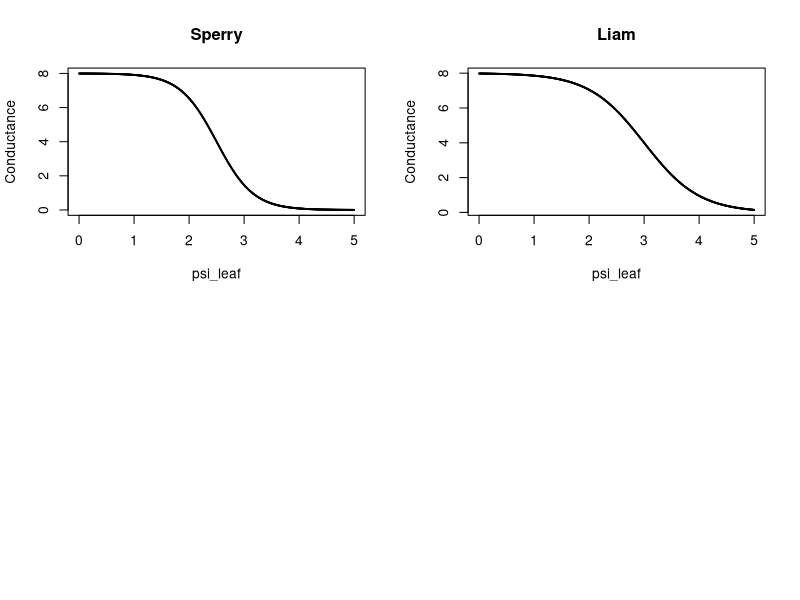
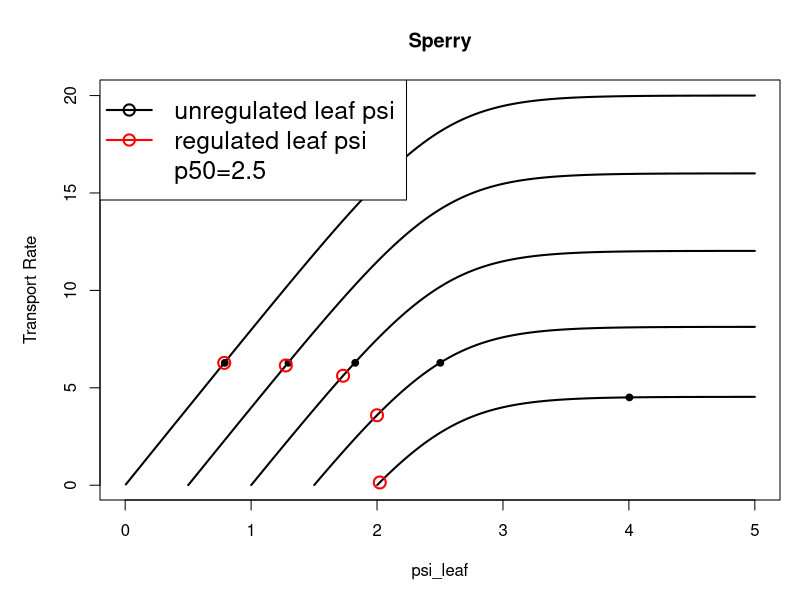
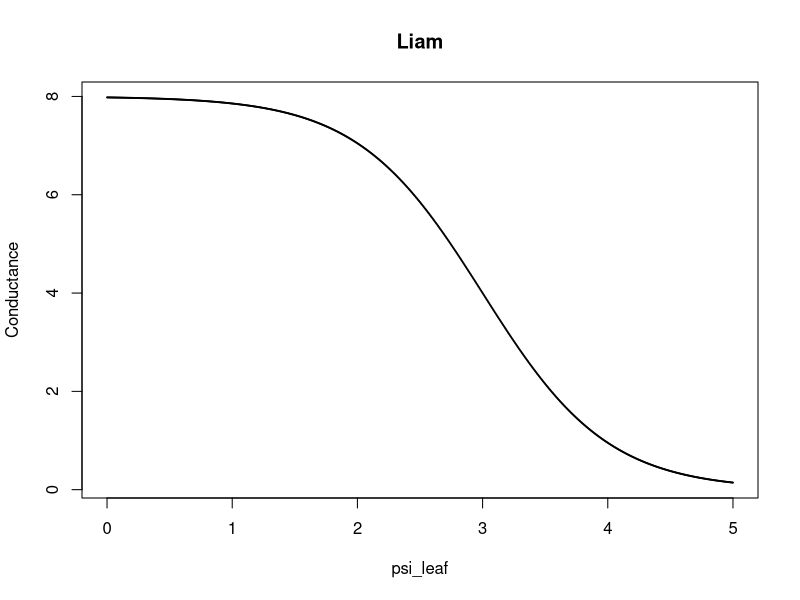
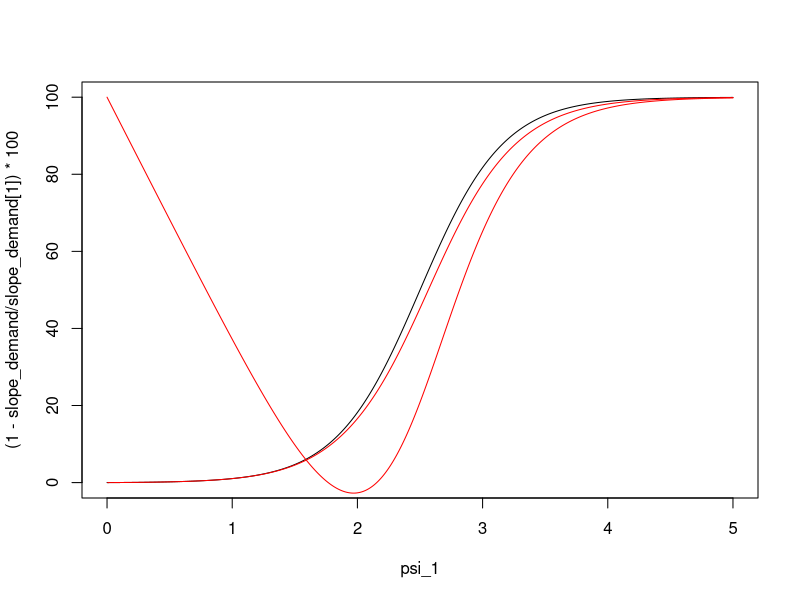

These figures' R source, in order: (Note: this script raises an error after producing the figures.)


e_can <- function(psi_leaf, psi_soil, res, gi) { ( psi_leaf - psi_soil )*gi / res }
gi <- function(psi_leaf, p50) { 1 - (1 / (1 + exp(5.0*(p50 - psi_leaf))))  }

p50 <- 3
res <- 10
psi_leaf <- seq(0.01, 7, length=1000)
psi_soil <- 0.0

sum_e <- (e_can(psi_leaf, psi_soil, res, gi(psi_leaf, p50) ))
new <- rep(0,length=length(sum_e))

for(i in 1:length(sum_e))
  {
    new[i] <- sum(sum_e[1:i])
  }

#e_can <- function(x, res, gi) { ( psi_leaf )*gi / res }
#gi <- function(psi_leaf, p50) { 1 - (1 / (1 + exp(2.0*(p50 - psi_leaf))))  }

## conductance here is assuming the soil matric potential is 0. 
conductance <- function(x) (8*(1 - (1 / (1 + exp(2.0*(3 - x))))))

p50 <- 0.5
K_max <- 8
res <- 1/K_max
psi_leaf <- seq(0.0, 5, length=1000)
psi_soil <- 0.0
cum_can_transport <- rep(0, length=1000)

## transpiration rate assuming the soil matric potential is 0. 
e_can <- function(psi_leaf) { ( psi_leaf - psi_soil )*((1 - (1 / (1 + exp(2.0*(3 - psi_leaf)))))) / res }
sum_e <- e_can(psi_leaf)

##------------------------------------------------------------------------------------------------------------------------------------------
## Sperry's version of supply-demand-loss theory 
## trying to work out why Sperry doensn't have the potential difference between soil and leaf included when calculating evaporation

sperry_cond <- function(psi_leaf) { ((1 - (1 / (1 + exp(3.0*(2.5 - psi_leaf)))))) / res }
#cum_can_transportx <- rep(0, length=1000)
cum_can_transportx <- matrix(0,0,nrow=1000, ncol=5) # this is the supply function
predawn_soil_mat_pot <- seq(0,2, by=0.5) # this assumes initial plant matric potential is the same as the soil matric potential

for(j in 1:length(predawn_soil_mat_pot))
  {
    for(i in 1:1000)
      {
        ffx <- integrate(sperry_cond, predawn_soil_mat_pot[j], psi_leaf[i] )
        cum_can_transportx[i,j] <- pmax(0, ffx$value)
      }
  }

for(l in 1:length(predawn_soil_mat_pot)) # remove the zeros from the 
{
  kop <- which(cum_can_transportx[,l] == 0)
  cum_can_transportx[kop,l] <- NA
}

cond_max_slope_sperry <- rep(0, lenght=5)
  
for(i in 1:length(predawn_soil_mat_pot))
  {
    cond_max_slope_sperry[i] <-  sperry_cond(predawn_soil_mat_pot[i]) # for Sperry the maximum conductance is always the pre-dawn matric potential/soil matric potential 
  }

##------------------------------------------------------------------------------------------------------------------------------------------
## make transpiration demand
Gmax <- 12563.1 # (Sperry 2016, 2130 kg h^-1 m^-2) NOTE it should be (kg h^-1 MPa^-1 m^-2) (12563.1 in Excel doc)
G <- rep(Gmax, length=5)
VPD <- 0.5*0.001   # (Sperry 2016, leaf-to-air vapor pressure deficit 1 kPa) (0.001 converts to MPa) NOTE in Sperry 2016 this is 1 which is crazy, in the Excel script it is 100
#evap_demand <- G*VPD

# need to define an Pcrit, i.e. a matric potential we choose wheere we decide conductance is effectively zero. We use this to get Ecrit, i.e. maximum transpiration beyond which leads to runaway cavitation  
P_crit <- 4 # MPa - this is arbitrary and could be a plant trait 
# get maximum transpiration possible based on Pcrit and soil matric potential 
E_crit <- rep(0, lenght=5)
evap_demand <- rep(0, lenght=5)

for(j in 1:5)
  {
    ffx <- integrate(sperry_cond, predawn_soil_mat_pot[j], P_crit )
    E_crit[j] <- pmax(0, ffx$value)
    evap_demand[j] <- G[j]*VPD
    if(evap_demand[j] > E_crit[j]) evap_demand[j] <- E_crit[j] # demand can't be greater than maximum supply
  }

## quick and dirty method to find the psi where demand is met. 
demand_met_at_sperry <- rep(0, length=5)
psi_demand_met_at_sperry <- rep(0, length=5)
demand_met_at_slope_sperry <- rep(0, length=5)
loss_function_sperry <- rep(0, length=5)
regulated_transpiration <- rep(0, length=5)
regulated_leaf_psi <- rep(0, length=5)

for(i in 1:5)
  {
    demand_met_at_sperry[i] <- which(cum_can_transportx[,i] >= evap_demand[i])
    psi_demand_met_at_sperry[i] <- psi_leaf[demand_met_at_sperry[i]]
    demand_met_at_slope_sperry[i] <- sperry_cond(psi_demand_met_at_sperry[i])
    loss_function_sperry[i] <- demand_met_at_slope_sperry[i] / cond_max_slope_sperry 
    regulated_leaf_psi[i] <- predawn_soil_mat_pot[i] + ((psi_demand_met_at_sperry[i] - predawn_soil_mat_pot[i])*loss_function_sperry[i])

    ffx <- integrate(sperry_cond, predawn_soil_mat_pot[i], regulated_leaf_psi[i] )
    regulated_transpiration[i] <- pmax(0, ffx$value)
    G[i] <- G[i]*loss_function_sperry[i]
    
  }


demand_met_at_sperry1 <- rep(0, length=5)

for(i in 1:5)
{
  demand_met_at_sperry1[i] <- which(cum_can_transportx[,i] >= regulated_transpiration[i])
  demand_met_at_sperry1[i] <- psi_leaf[demand_met_at_sperry1[i]]
}

##--------------------------------------------------------------------------------
# Calculation of regulated stomatal conductance - these two are equivalent
#G_new <- demand_new/VPD
#G <- G*loss_function

##------------------------------------------------------------------------------------------------------------------------------------------

par(mfrow=c(2,2))
plot(psi_leaf, sperry_cond(psi_leaf), cex=0.1, main="Sperry", ylab="Conductance") # Sperry's conductance rate (Sperry and Love 2015 Fig. 1)
plot(psi_leaf, conductance(psi_leaf), cex=0.1, main="Liam", ylab="Conductance") # My conductance rate assuming both transpiraiton and conductance are affected by the matric potential difference

graphics.off()
pdf( file="Supply_demand_loss_Sperrys_way.pdf", width=14,height=8 )
par( mfcol=c(2,2), mar=c(5,5,4,1))

par(mfrow=c(1,1))
plot(psi_leaf, cum_can_transportx[,1], type="l", lwd=2, cex=0.1, main="Sperry", ylab="Transport Rate") # Sperry's conductance rate (Sperry and Love 2015 Fig. 1)
points(psi_demand_met_at_sperry[1], evap_demand[1], type="p", cex=0.9, pch=19, col="black")
points(regulated_leaf_psi[1], regulated_transpiration[1], type="p", cex=1.6, pch=21, col="red", lwd=2)
lines(psi_leaf, cum_can_transportx[,2], lwd=2)
points(psi_demand_met_at_sperry[2], evap_demand[2], type="p", cex=0.9, pch=19, col="black")
points(regulated_leaf_psi[2], regulated_transpiration[2], type="p", cex=1.6, pch=21, col="red", lwd=2)
lines(psi_leaf, cum_can_transportx[,3], lwd=2)
points(psi_demand_met_at_sperry[3], evap_demand[3], type="p", cex=0.9, pch=19, col="black")
points(regulated_leaf_psi[3], regulated_transpiration[3], type="p", cex=1.6, pch=21, col="red", lwd=2)
lines(psi_leaf, cum_can_transportx[,4], lwd=2)
points(psi_demand_met_at_sperry[4], evap_demand[4], type="p", cex=0.9, pch=19, col="black")
points(regulated_leaf_psi[4], regulated_transpiration[4], type="p", cex=1.6, pch=21, col="red", lwd=2)
lines(psi_leaf, cum_can_transportx[,5], lwd=2)
points(psi_demand_met_at_sperry[5], evap_demand[5], type="p", cex=0.9, pch=19, col="black")
points(regulated_leaf_psi[5], regulated_transpiration[5], type="p", cex=1.6, pch=21, col="red", lwd=2)
legend("topleft", c("unregulated leaf psi","regulated leaf psi","p50=2.5"), col=c("black", "red", "white"), pch = 1, cex=1.5, lwd=2)
graphics.off()


plot(psi_leaf, conductance(psi_leaf), cex=0.1, main="Liam", ylab="Conductance") # My conductance rate assuming both transpiraiton and conductance are affected by the matric potential difference

##------------------------------------------------------------------------------------------------------------------------------------------
#sperry_cond <- function(psi_leaf) { ( psi_leaf )*((1 - (1 / (1 + exp(2.0*(3 - psi_leaf)))))) / res }

#demandx <- rep(0, length=1000)
psi_1 <- rep(0, length=1000)
slope_demand <- rep(0, length=1000)
loss_fun_sp_gs <- rep(0, length=1000)
reg_leaf_psi <- rep(0, length=1000)
regulated_trans <- rep(0, length=1000)
regulated_Gs <- rep(0, length=1000)

non_regulated_trans <- rep(0, length=1000)
non_regulated_Gs <- rep(0, length=1000)

max_slo_sp <- sperry_cond(0) 

for(i in 1:1000)
{
#  demandx[i] <- cum_can_transportx[i,1]
  psi_1[i] <- psi_leaf[i]
  slope_demand[i] <- sperry_cond(psi_1[i])
  loss_fun_sp_gs[i] <- slope_demand[i] / max_slo_sp 
  reg_leaf_psi[i] <- 0 + ((psi_1[i] - 0)*loss_fun_sp_gs[i])

  ffx <- integrate(sperry_cond, 0, psi_1[i] )
  non_regulated_trans[i] <- pmax(0, ffx$value)
  non_regulated_Gs[i] <- non_regulated_trans[i]/0.001 # E = G*VPD ---- G = E/VPD (VPD=1, 0.001 transforms to MPa)
  
  ffx <- integrate(sperry_cond, 0, reg_leaf_psi[i] )
  regulated_trans[i] <- pmax(0, ffx$value)
  regulated_Gs[i] <- regulated_trans[i]/0.001 # E = G*VPD ---- G = E/VPD (VPD=1, 0.001 transforms to MPa)
  # G[i] <- G[i]*loss_function_sperry[i]
  
}

 plot(psi_1, (1-slope_demand/slope_demand[1])*100, type ="l", lwd=1)
 lines(psi_1, (1-regulated_Gs/non_regulated_Gs)*100, col="red")
 lines(psi_1, (1-regulated_Gs/Gmax)*100, col="red")
 
 
### 
cum_can_transport_Gs <- rep(0, length=1000)
slope_sperry1 <- rep(0, length=1000)
loss_sperry1 <- rep(0, length=1000)
slope_max <- sperry_cond(0)
  

for(i in 1:1000)
{
  ff <- integrate(sperry_cond, 0, psi_leaf[i] )
  cum_can_transport_Gs[i] <- ff$value
  slope_sperry1 <- sperry_cond(psi_leaf)
  loss_sperry1 <- slope_sperry1/slope_max
}

## quick and dirty method to find the psi where demand is met. 
demand_met_at_sperry <- rep(0, length=5)
psi_demand_met_at_sperry <- rep(0, length=5)
demand_met_at_slope_sperry <- rep(0, length=5)
loss_function_sperry <- rep(0, length=5)
regulated_transpiration <- rep(0, length=5)
regulated_leaf_psi <- rep(0, length=5)

for(i in 1:5)
{
  demand_met_at_sperry[i] <- which(cum_can_transportx[,i] >= evap_demand[i])
  psi_demand_met_at_sperry[i] <- psi_leaf[demand_met_at_sperry[i]]
  demand_met_at_slope_sperry[i] <- sperry_cond(psi_demand_met_at_sperry[i])
  loss_function_sperry[i] <- demand_met_at_slope_sperry[i] / cond_max_slope_sperry 
  regulated_leaf_psi[i] <- predawn_soil_mat_pot[i] + ((psi_demand_met_at_sperry[i] - predawn_soil_mat_pot[i])*loss_function_sperry[i])
  
  ffx <- integrate(sperry_cond, predawn_soil_mat_pot[i], regulated_leaf_psi[i] )
  regulated_transpiration[i] <- pmax(0, ffx$value)
  G[i] <- G[i]*loss_function_sperry[i]
  
}



## surrogate to get derivitive of the transpiration rate
e_can2 <- expression(( x - psi_soil )*((1 - (1 / (1 + exp(2.0*(3 - x)))))) / res )
D(D(e_can2, 'x'),'x') # need to manually copy this derivitive - cant find a way to automate it.
d_de_can2 <- function(x) {(((1 - (1/(1 + exp(2 * (3 - x)))))) - (x - psi_soil) * (exp(2 * (3 - x)) * 2/(1 + exp(2 * (3 - x)))^2))/res}
##dd_ecan2 <- function(x) {-((exp(2 * (3 - x)) * 2/(1 + exp(2 * (3 - x)))^2 + ((exp(2 * (3 - x)) * 2/(1 + exp(2 * (3 - x)))^2) - (x - psi_soil) * (exp(2 * (3 - x)) * 2 * 2/(1 + exp(2 * (3 - x)))^2 - exp(2 * (3 - x)) * 2 * (2 * (exp(2 * (3 - x)) * 2 * (1 + exp(2 * (3 - x)))))/((1 + exp(2 * (3 - x)))^2)^2)))/res)}
psi_max_slope <- uniroot(d_de_can2, c(0, 5))$root # find the leaf matric potential which yields the highest transpiraiton rate

for(i in 1:1000)
{
  ff <- integrate(e_can, 0, psi_leaf[i] )
  cum_can_transport[i] <- ff$value
}

##------------------------------------------------------------------------------------------------------------------------------------------
##------------------------------------------------------------------------------------------------------------------------------------------
##------------------------------------------------------------------------------------------------------------------------------------------
##------------------------------------------------------------------------------------------------------------------------------------------
##------------------------------------------------------------------------------------------------------------------------------------------
##------------------------------------------------------------------------------------------------------------------------------------------
##------------------------------------------------------------------------------------------------------------------------------------------
##------------------------------------------------------------------------------------------------------------------------------------------
##------------------------------------------------------------------------------------------------------------------------------------------
##------------------------------------------------------------------------------------------------------------------------------------------
##------------------------------------------------------------------------------------------------------------------------------------------
##------------------------------------------------------------------------------------------------------------------------------------------
##------------------------------------------------------------------------------------------------------------------------------------------
##------------------------------------------------------------------------------------------------------------------------------------------
##------------------------------------------------------------------------------------------------------------------------------------------
##------------------------------------------------------------------------------------------------------------------------------------------
## Can't work out how Sperry's Gs declines faster than conductance.......


cond_max_slope <- max(conductance(psi_leaf)) #(Sperry's )

Gmax <- 12563.1 # (Sperry 2016, 2130 kg h^-1 m^-2) NOTE it should be (kg h^-1 MPa^-1 m^-2) (12563.1 in Excel doc)
G <- Gmax
VPD <- 2*0.001   # (Sperry 2016, leaf-to-air vapor pressure deficit 1 kPa) (0.001 converts to MPa) NOTE in Sperry 2016 this is 1 which is crazy, in the Excel script it is 100
evap_demand <- G*VPD
## quick and dirty method to find the psi where demand is met.
demand_met_at <- which(cum_can_transport > evap_demand)
demand_met_at <- psi_leaf[demand_met_at[1]]
demand_met_at_slope <- conductance(demand_met_at)
loss_function <- demand_met_at_slope / cond_max_slope

demand_new <- demand * loss_function

##--------------------------------------------------------------------------------
# Calculation of regulated stomatal conductance - these two are equivalent
#G_new <- demand_new/VPD
G <- G*loss_function

##------------------------------------------------------------------------------------------------------------------------------------------

conductance <- function(x) (K_max*(1 - (1 / (1 + exp(2.0*(3 - x))))))
y_int_cum <- function(x){ integrate(e_can, 0, x )$value - (e_can(x)*x)} # the y-intersept for the tangent
#abline(y_int_cum(2), e_can(2)) # the slope of the tangent is the transpiration rate (e_can)

plot(psi_leaf, conductance(psi_leaf), cex=0.1)
plot(psi_leaf, e_can(psi_leaf), cex=0.1)
plot(psi_leaf, cum_can_transport, cex=0.1)
ablineclip(y_int_cum(2), e_can(2), x1=1,x2=3, lty=2, col="red", lwd=2)

par(mfrow=c(1,1))
plot(psi_leaf, cum_can_transport, cex=0.1)
ablineclip(y_int_cum(1), e_can(1), x1=0.5,x2=1.5, lty=3, col="red", lwd=4)
ablineclip(y_int_cum(psi_max_slope), e_can(psi_max_slope), x1=psi_max_slope*0.85,x2=psi_max_slope*1.15, lty=3, col="red", lwd=4)
ablineclip(y_int_cum(4.0), e_can(4.0), x1=3.4,x2=4.5, lty=3, col="red", lwd=4)

##------------------------------------------------------------------------------------------------------------------------------------------
graphics.off()
pdf( file="Supply_demand_Sperrys_way.pdf", width=14,height=8 )
par( mfcol=c(2,2), mar=c(5,5,4,1))
plot(psi_leaf, sperry_cond(psi_leaf), cex=0.1, main="Sperry", ylab="Conductance") # Sperry's conductance rate (Sperry and Love 2015 Fig. 1)
text(7, 7, "(A)")
plot(psi_leaf, cum_can_transportx, cex=0.1, main="Sperry", ylab="Transport Rate") # Sperry's transport rate (Sperry and Love 2015 Fig. 1)
text(7, 20, "(B)")
graphics.off()




##------------------------------------------------------------------------------------------------------------------------------------------
## my way
cond_max_slope <- max(conductance(psi_leaf)) #(Sperry's )

Gmax <- 12563.1 # (Sperry 2016, 2130 kg h^-1 m^-2) NOTE it should be (kg h^-1 MPa^-1 m^-2) (12563.1 in Excel doc)
G <- Gmax
VPD <- 2*0.001   # (Sperry 2016, leaf-to-air vapor pressure deficit 1 kPa) (0.001 converts to MPa) NOTE in Sperry 2016 this is 1 which is crazy, in the Excel script it is 100
evap_demand <- G*VPD
## quick and dirty method to find the psi where demand is met.
demand_met_at <- which(cum_can_transport > evap_demand)
demand_met_at <- psi_leaf[demand_met_at[1]]
demand_met_at_slope <- conductance(demand_met_at)
loss_function <- demand_met_at_slope / cond_max_slope

demand_new <- demand * loss_function

##--------------------------------------------------------------------------------


graphics.off()
pdf( file="Supply_demand_Liams_way.pdf", width=14,height=8 )
par( mfcol=c(2,2), mar=c(5,5,4,1))
plot(psi_leaf, conductance(psi_leaf), cex=0.1, main="Liam", ylab="Conductance") # My conductance rate assuming both transpiraiton and conductance are affected by the matric potential difference
text(6, 7, "(C)")
plot(psi_leaf, cum_can_transport, cex=0.1, main="Liam", ylab="Transport Rate") # My transport rate assuming both transpiraiton and conductance are affected by the matric potential difference
text(6, 7, "(D)")
points(demand_met_at, demand, type="p", cex=1.5, pch=19, col="red")
ablineclip(y_int_cum(demand_met_at), e_can(demand_met_at), x1=demand_met_at*0.85,x2=demand_met_at*1.15, lty=2, col="red", lwd=2)
plot(psi_leaf, e_can(psi_leaf), cex=0.1, main="Liam", ylab="Conductance moderated psi diff and cavitation") # My conductance rate assuming both transpiraiton and conductance are affected by the matric potential difference
text(6, 7, "(E)")
graphics.off()

# (Sperry and Love) "The maximum dE/dPcanopy [max conductance and max slope of the line in Sperry's transport rate] is at the predawn start of the curve
# (Fig. 2, dashed dE/dPmax tangent) and equals the maximum soil–canopy k"
# While this is indeed the maximum conductance the maximum flow rate of water happens at a higher matric potential, see (E).
# This implies that the maximum slope of the transport function does not happen at 0MPa but at a higher MPa. I'm not sure what is more appropriate or correct.
# I'm obviously correct and also the best at being modest.
##------------------------------------------------------------------------------------------------------------------------------------------
##------------------------------------------------------------------------------------------------------------------------------------------
##------------------------------------------------------------------------------------------------------------------------------------------


transpiration <- rep(0, length=1000)
transpiration1 <- rep(0, length=1000)
#psi_leaf <- seq(0.01, 6.0, length=1000)

for(i in 1:1000)
{

  if(i==1)  x <- 0
  ff <- integrate(conductance, 0, psi_leaf[i] )
  transpiration[i] <- ff$value
  x <- x + psi_leaf[i]
}



for(i in 1:100)
{
  if(i==1)  x <- 0
  ff <- conductance(x + psi_leaf[i] )
  transpiration1[i] <- ff
  x <- x + psi_leaf[i]
}


new1 <- rep(0,length=length(transpiration1))

for(i in 1:length(transpiration1))
{
  new1[i] <- sum(transpiration1[1:i])
}

new2 <- rep(0,length=length(new1))

for(i in 1:length(new1))
{
  if(i==1)  x <- 0
  new2[i] <- (new1[i])/(psi_leaf[i])
  x <- new1[i]
}



poo <- expression( (5*(1 - (1 / (1 + exp(2.0*(3 - x)))))))

pam <- function(x) {-(5 * (exp(2 * (3 - x)) * 2/(1 + exp(2 * (3 - x)))^2))}

psi_leaf <- seq(0.01, 7, length=1000)
psi_soil <- 0
e_can <- function(psi_leaf) { ( psi_leaf - psi_soil )*((1 - (1 / (1 + exp(2.0*(3 - psi_leaf)))))) / res }

suppx <- e_can(psi_leaf)

sum_suppx <- rep(0, length(suppx))

for(i in 1:length(suppx))
{
  if(i < 2) 
  {
    sum_suppx[i] <- suppx[i]
  }
  
  if(i > 1)
  {
    sum_suppx[i] <- sum_suppx[i-1] + abs(suppx[i] - suppx[i-1]) 
  }
}

supp1 <- rep(0, length=1000)

for(i in 1:1000)
{
  ff <- integrate(e_can, 0, psi_leaf[i] )
  supp1[i] <- ff$value
}


 plot(psi_leaf, crap(psi_leaf))
 plot(psi_leaf, e_can(psi_leaf))
 abline(v=psi_leaf[335])
 plot(psi_leaf, crap(psi_leaf))
 abline(v=psi_leaf[335])
 fuck <- crap(psi_leaf)
 which(fuck==min(fuck))
 abline(v=psi_leaf[365])
 plot(psi_leaf, e_can(psi_leaf))
 plot(psi_leaf, ball(psi_leaf))
 plot(psi_leaf, e_can(psi_leaf))
 plot(psi_leaf, ball(psi_leaf))
 abline(h=0)
 plot(psi_leaf, e_can(psi_leaf))

